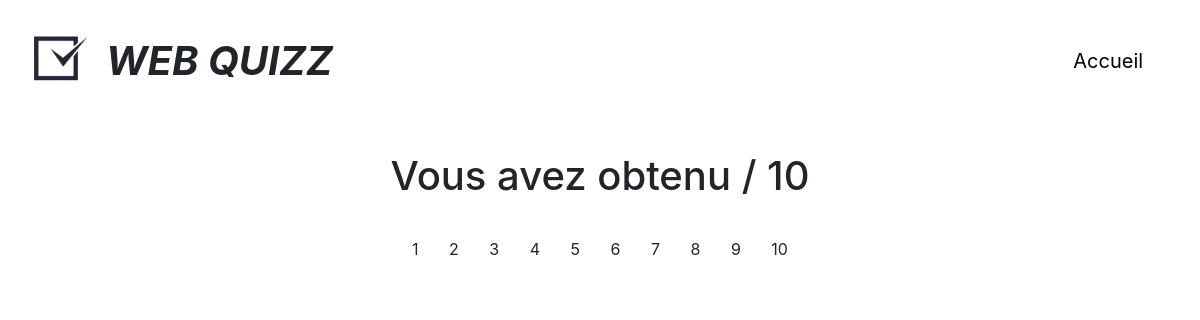
Before: /Résultat/Résultat.php?tentative_id=95 (signed in) with the older database file.
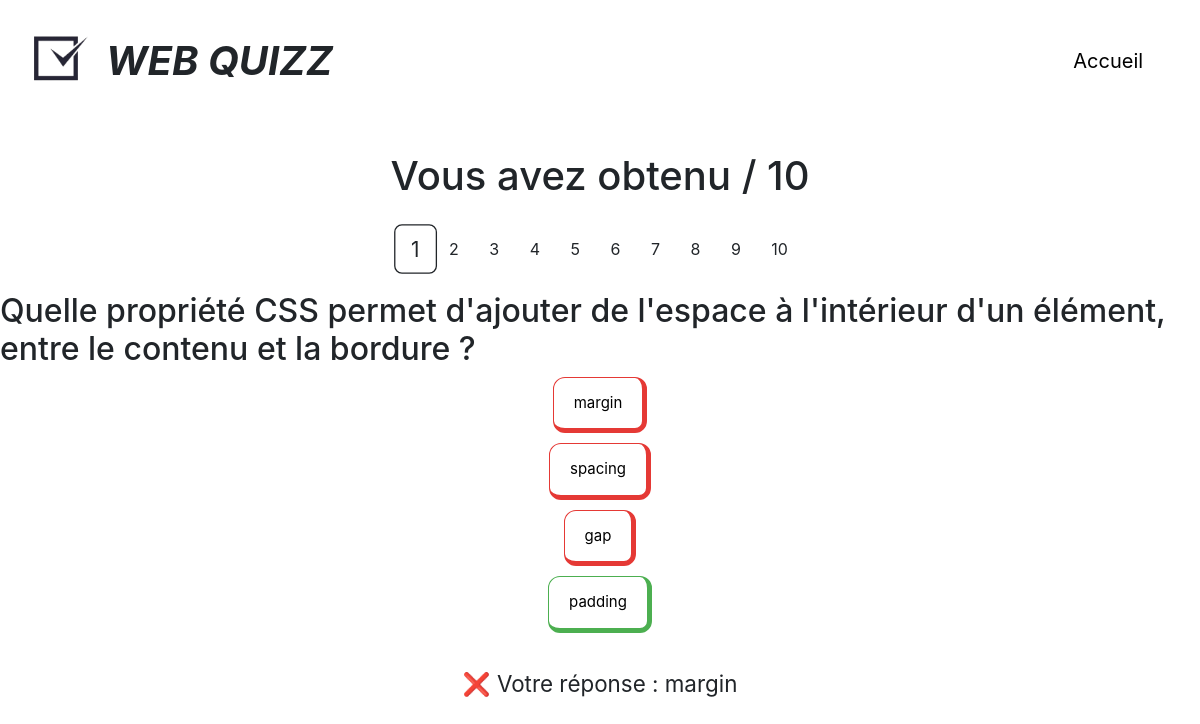
After: the same page with the newer database file.
### tables this page shows
CREATE TABLE `reponses` (
  `id` int(11) NOT NULL,
  `tentative_id` int(11) NOT NULL,
  `question_id` int(11) NOT NULL,
  `reponse_utilisateur` int(11) NOT NULL,
  `correcte` tinyint(1) NOT NULL
);

CREATE TABLE `questions` (
  `id` int(11) NOT NULL,
  `question` text NOT NULL,
  `reponse1` varchar(50) NOT NULL,
  `reponse2` varchar(50) NOT NULL,
  `reponse3` varchar(50) NOT NULL,
  `reponse4` varchar(50) NOT NULL,
  `bonne_reponse` int(11) NOT NULL,
  `catégorie` int(11) NOT NULL
);

### Résultat/Résultat.php (the view, shortened to what this page needs)
<?php
require "../Configuration/config.php";
if(isset($_GET["tentative_id"])){
    $tentative_id = $_GET["tentative_id"];
    $temp = $db->prepare("SELECT questions.question, questions.reponse1, questions.reponse2, questions.reponse3, questions.reponse4, reponses.correcte, reponses.reponse_utilisateur
                            FROM reponses
                            JOIN questions ON questions.id = reponses.question_id
                            WHERE reponses.tentative_id = ?
                            ");
    $temp->execute([$tentative_id]);
    $results = $temp->fetchAll();
    $temp = $db->prepare("SELECT score FROM tentatives WHERE id = ?");
    $temp->execute([$tentative_id]);
    $score = $temp->fetchColumn();
}
?>
<!DOCTYPE html>
<html lang="en">
<head>
    <link href="https://cdn.jsdelivr.net/npm/bootstrap@5.3.8/dist/css/bootstrap.min.css" rel="stylesheet">
    <link rel="stylesheet" href="Résultat.css">
</head>
<body>
    <header>
        <div class="d-flex align-items-center justify-content-between p-3">
            <div class="d-flex align-items-center">
                <img src="../Image/logo_site_WEB_QUIZZ.png" alt="" width="90" height="90" class="rounded">
                <p class="fw-bold fst-italic fs-1 mb-0">WEB QUIZZ</p>
            </div>
            <a href="../Page_accueil/Accueil.php" id="retour">Accueil</a>
        </div>
    </header>
    <div id="score">
        <h1>Vous avez obtenu <?= $score ?> / 10</h1>
    </div>
    <div id="wrapper">
        <div id='conteneur'>
            <?php for($q = 1; $q <= 10; $q++) { ?>
                <button onclick="show('<?= $q ?>')" class="nbr btn"><?= $q ?></button>
            <?php } ?>
        </div>
    </div>
    <?php
    $q = 1;
    foreach($results as $result){
        $id_reponse = $result["reponse_utilisateur"];
        $id_correcte = $result["correcte"];
        $reponses_texte = [
            1 => $result["reponse1"],
            2 => $result["reponse2"],
            3 => $result["reponse3"],
            4 => $result["reponse4"],
        ];
        $texte_utilisateur = $reponses_texte[$id_reponse];
?>
        <section class="section" id="<?= $q ?>">
            <div>
                <h2><?= htmlspecialchars($result["question"]) ?></h2>
                <?php foreach([1,2,3,4] as $i): ?>
                    <p class="reponse-btn <?= ($i == $id_correcte) ? 'correcte' : 'incorrecte' ?>">
                    <?= htmlspecialchars($result["reponse$i"]) ?>
                    </p>
                <?php endforeach; ?>
                <p id='ppp'>
                <?= ($id_reponse == $id_correcte) ? '✅' : '❌' ?>
                Votre réponse : <?= htmlspecialchars($texte_utilisateur) ?>
                </p>
            </div>
        </section>
    <?php
    $q++;
    } ?>
</body>
</html>

### Résultat/Résultat.css (style rules this page uses)
* { font-family: 'Inter', sans-serif; }
header a { font-size: 20px; color: black; font-weight: normal; text-decoration: none; font-style: normal; margin-right: 3% !important; padding: 0.5%; border-radius: 15px; transition: background-color 0.2s ease; }
#wrapper { display: flex; justify-content: center; margin: 2%; }
.nbr.active { transform: scale(1.3); transition: transform 0.2s; }
.section { display: none; }
.section > div { display: flex; flex-direction: column; align-items: center; }
.reponse-btn { padding: 14px 20px; border-radius: 12px; background-color: white; font-size: 15px; margin-bottom: 10px; cursor: default; border-top: 1px solid #ddd; border-right: 5px solid #ddd; border-bottom: 5px solid #ddd; border-left: 1px solid #ddd; }
.reponse-btn.correcte { border-color: #4CAF50; background-color: white; color: #000; }
.reponse-btn.incorrecte { border-color: #e53935; background-color: white; color: #000; }
#score { text-align: center; font-size: 1.5rem; font-weight: bold; margin: 30px 0; }
#ppp { margin-top: 2%; font-size: 140%; }

Changed rows visible on the page:
added reponses: question.question "Quelle propriété CSS permet d'ajouter de l'espace à l'intérieur d'un élément, entre le contenu et la bordure ?", question.reponse1 "margin", question.reponse2 "spacing", question.reponse3 "gap", question.reponse4 "padding"
